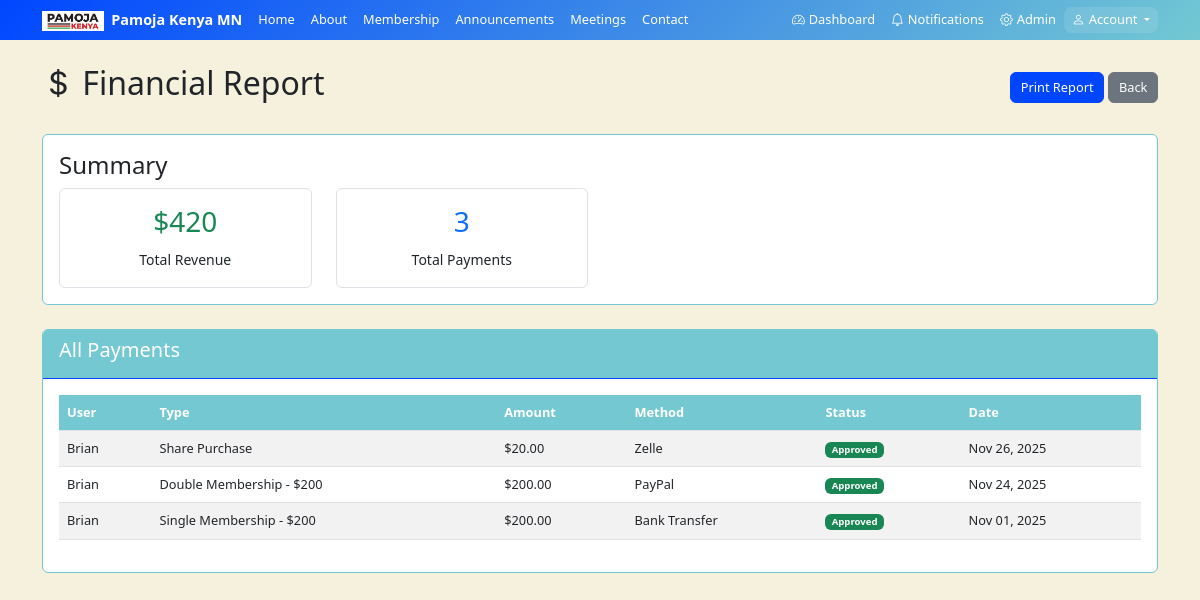
Page /print-financial-report/ (signed in) on the earlier database version.
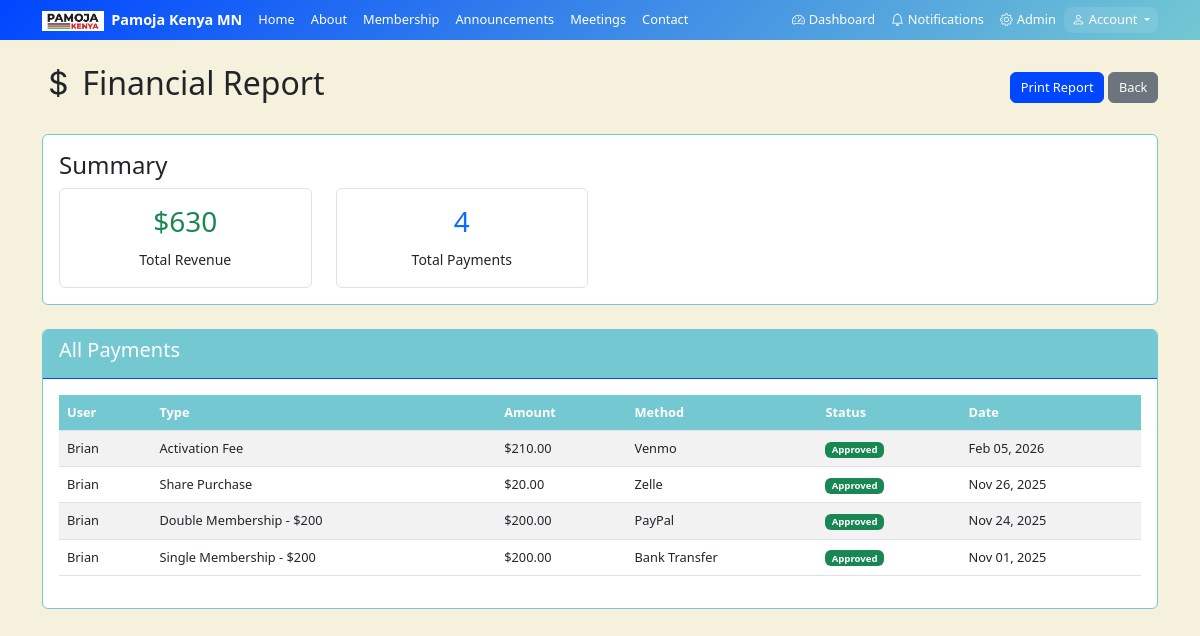
Same page on the later database version.
### main/models.py (models this page shows, shortened)
class Payment(models.Model):
    PAYMENT_TYPES = [
        ('activation_fee', 'Activation Fee'),
        ('membership_single', 'Single Membership - $200'),
        ('membership_double', 'Double Membership - $200'),
        ('shares', 'Share Purchase'),
        ('other', 'Other'),
    ]
    PAYMENT_METHODS = [
        ('paypal', 'PayPal'),
        ('venmo', 'Venmo'),
        ('zelle', 'Zelle'),
        ('debit_card', 'Debit Card'),
        ('credit_card', 'Credit Card'),
        ('bank_transfer', 'Bank Transfer'),
        ('cash', 'Cash'),
    ]
    STATUS_CHOICES = [
        ('pending', 'Pending'),
        ('approved', 'Approved'),
        ('rejected', 'Rejected'),
    ]
    user = models.ForeignKey(User, on_delete=models.CASCADE)
    payment_type = models.CharField(max_length=20, choices=PAYMENT_TYPES)
    amount = models.DecimalField(max_digits=10, decimal_places=2)
    payment_method = models.CharField(max_length=20, choices=PAYMENT_METHODS)
    transaction_id = models.CharField(max_length=100, blank=True)
    description = models.TextField(blank=True)
    payment_proof = models.FileField(upload_to='payments/')
    status = models.CharField(max_length=10, choices=STATUS_CHOICES, default='pending')
    admin_notes = models.TextField(blank=True)
    created_at = models.DateTimeField(auto_now_add=True)
    updated_at = models.DateTimeField(auto_now=True)

### main/views.py (the view)
# urls.py: path('print-financial-report/', views.print_financial_report, name='print_financial_report'),
@login_required
def print_financial_report(request):
    if not request.user.is_staff:
        return redirect('user_dashboard')
    payments = Payment.objects.all().order_by('-created_at')
    total_revenue = payments.filter(status='approved').aggregate(total=models.Sum('amount'))['total'] or 0
    context = {'payments': payments, 'total_revenue': total_revenue}
    return render(request, 'main/reports/financial_report.html', context)

### main/templates/main/reports/financial_report.html (shortened to what this page needs)
{% extends 'main/base.html' %}
{% block content %}
<div class="container mt-4">
    <div class="d-flex justify-content-between align-items-center mb-4">
        <h2><i class="bi bi-currency-dollar"></i> Financial Report</h2>
        <div>
            <button onclick="window.print()" class="btn btn-primary">Print Report</button>
            <a href="{% url 'admin_dashboard' %}" class="btn btn-secondary">Back</a>
        </div>
    </div>
    <div class="card mb-4">
        <div class="card-body">
            <h4>Summary</h4>
            <div class="row">
                <div class="col-md-3">
                    <div class="text-center p-3 border rounded">
                        <h3 class="text-success">${{ total_revenue }}</h3>
                        <small>Total Revenue</small>
                    </div>
                </div>
                <div class="col-md-3">
                    <div class="text-center p-3 border rounded">
                        <h3 class="text-primary">{{ payments.count }}</h3>
                        <small>Total Payments</small>
                    </div>
                </div>
            </div>
        </div>
    </div>
    <div class="card">
        <div class="card-header">
            <h5>All Payments</h5>
        </div>
        <div class="card-body">
            <div class="table-responsive">
                <table class="table table-striped">
                    <thead>
                        <tr>
                            <th>User</th>
                            <th>Type</th>
                            <th>Amount</th>
                            <th>Method</th>
                            <th>Status</th>
                            <th>Date</th>
                        </tr>
                    </thead>
                    <tbody>
                        {% for payment in payments %}
                        <tr>
                            <td>{{ payment.user.username }}</td>
                            <td>{{ payment.get_payment_type_display }}</td>
                            <td>${{ payment.amount }}</td>
                            <td>{{ payment.get_payment_method_display }}</td>
                            <td>
                                <span class="badge {% if payment.status == 'approved' %}bg-success{% elif payment.status == 'rejected' %}bg-danger{% else %}bg-warning{% endif %}">
                                    {{ payment.get_status_display }}
                                </span>
                            </td>
                            <td>{{ payment.created_at|date:"M d, Y" }}</td>
                        </tr>
                        {% endfor %}
                    </tbody>
                </table>
            </div>
        </div>
    </div>
</div>
{% endblock %}

Differences in the rows shown:
added Payment: user.username "Brian", payment_type "Activation Fee", amount "210.00", payment_method "Venmo", status "Approved", created_at "Feb 05, 2026"
Other differences:
{{ total_revenue }}: "420" → "630"
{{ payments.count }}: "3" → "4"
